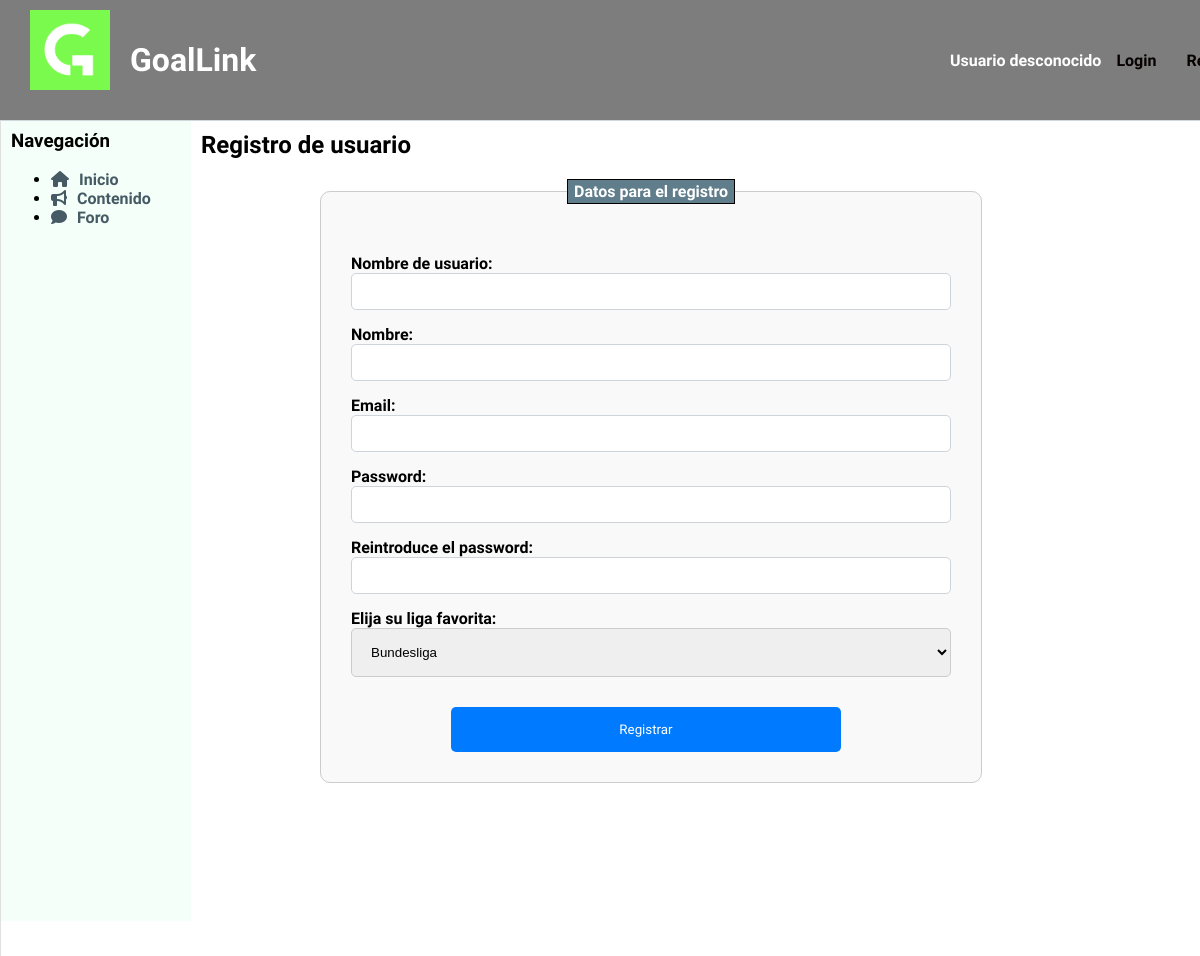
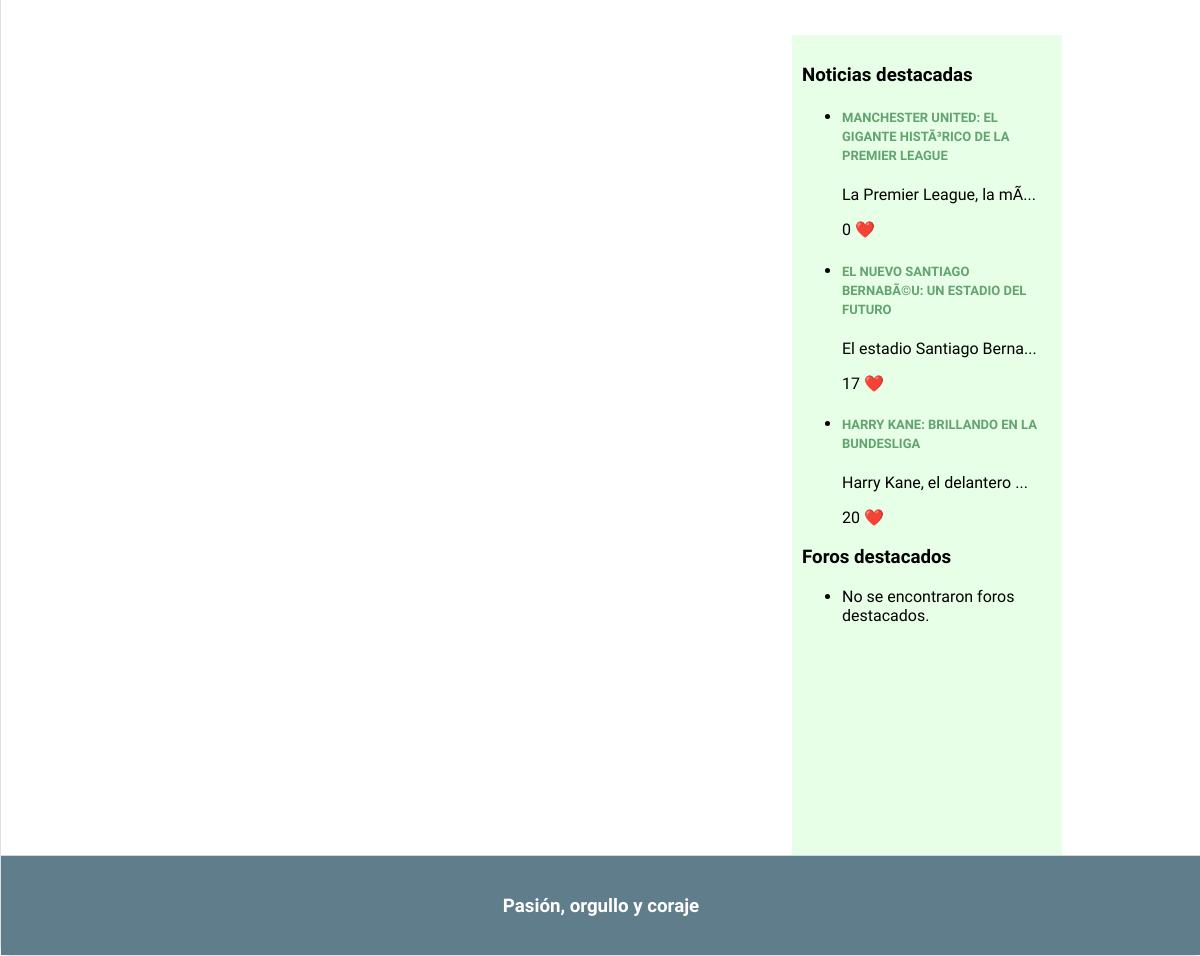
/anadirUsuario.php, run on the app's committed database (2 pictures, top to bottom).
### tables this page shows
CREATE TABLE `noticia` (
  `id` int(11) NOT NULL,
  `titulo` varchar(100) NOT NULL,
  `id_autor` int(11) DEFAULT NULL,
  `contenido` text DEFAULT NULL,
  `fecha` date NOT NULL,
  `likes` int(11) DEFAULT 0,
  `destacado` tinyint(1) NOT NULL DEFAULT 0,
  `imagen1` longblob DEFAULT NULL,
  `liga` varchar(20) DEFAULT NULL
);

### includes/src/Aplicacion.php (called while the page is built, shortened)
<?php
class Aplicacion
{
    private $dirInstalacion;
    private $inicializada;
    private function __construct()
    {
        $this->inicializada = false;
    }
    public function init($bdDatosConexion, $rutaApp = '/', $dirInstalacion = __DIR__)
    {
        if (!$this->inicializada) {
            $this->dirInstalacion = $dirInstalacion;
            $this->inicializada = true;
        }
    }
    public function doInclude($path = '')
    {
        $params = array();
        $this->doIncludeInterna($path, $params);
    }
    private function doIncludeInterna($path, &$params)
    {
        include($this->dirInstalacion . $path);
    }
    public function generaVista(string $rutaVista, &$params)
    {
        $params['app'] = $this;
        $rutaVista = "/Vistas{$rutaVista}";
        $this->doIncludeInterna($rutaVista, $params);
    }
}

### includes/src/noticias/noticiaModel.php (called while the page is built, shortened)
<?php
class Noticia
{
    private $id;
    private $titulo;
    private $contenido;
    private $fecha;
    private $likes;
    public function __construct($id, $id_autor, $titulo, $contenido, $fecha, $likes, $destacado, $liga,  $imagen1=NULL)
    {
        $this->id = $id;
        $this->titulo = $titulo;
        $this->contenido = $contenido;
        $this->fecha = $fecha;
        $this->likes = $likes;
    }
    public static function compararFechas($a, $b) {
        $aFecha=strtotime($a->getFecha());
        $bFecha=strtotime($b->getFecha());
        return ($aFecha > $bFecha) ? -1 : 1;
    }
    public static function listaDestacados($n) {
        $app = Aplicacion::getInstance();
        $conn = $app->getConexionBd();
        $result = $conn->query("SELECT * FROM noticia WHERE destacado>=$n");
        if($result && $result->num_rows>0){
            while($array=$result->fetch_assoc()){
                $noticia= new Noticia($array["id"], $array["id_autor"], $array["titulo"], $array["contenido"], $array["fecha"], $array["likes"], $array["destacado"], $array["liga"],$array["imagen1"] );
                $lista[]=$noticia;
            }
            usort($lista, array('es\ucm\fdi\aw\noticias\Noticia', 'compararFechas'));
            return $lista;
        }
        return NULL;
    }
    public function getId()
    {
        return $this->id;
    }
    public function getTitulo()
    {
        return $this->titulo;
    }
    public function getContenido()
    {
        return $this->contenido;
    }
    public function getFecha()
    {
        return $this->fecha;
    }
    public function getLikes()
    {
        return $this->likes;
    }
}

### includes/src/ligas/ligasModel.php (called while the page is built, shortened)
<?php
class Liga
{
    public static function listaLigas()
    {
        $app = Aplicacion::getInstance();
        $conn = $app->getConexionBd();
        $result = $conn->query("SELECT * FROM ligas");
        if ($result && $result->num_rows > 0) {
            $lista = array();
            while ($array = $result->fetch_assoc()) {
                $liga = new Liga($array["nombre"], $array["logo"]);
                $lista[] = $liga;
            }
            return $lista;
        }
        return NULL;
    }
}
?>

### includes/model/foroModel.php (called while the page is built, shortened)
<?php
class Foro
{
    public static function listaDestacados($n) {
        $conn = new mysqli('localhost', 'root', '', 'goallink_1');
        $result = $conn->query("SELECT * FROM foro WHERE destacado>=$n");
        return NULL;
    }
}

### includes/comun/sidebarDer.php (the view, shortened to what this page needs)
<aside id="sidebarDer">
    <h3>Noticias destacadas</h3>
    <ul>
        <?php
            require_once "includes/src/noticias/noticiaModel.php";
            $noticiasDestacadas = Noticia::listaDestacados(1);
            if ($noticiasDestacadas != NULL) {
                foreach ($noticiasDestacadas as $noticia) {
                    echo "<li>";
                    echo "<h4 class='titulo-noticia-BarraLateral'><a href='noticiaDinamica.php?id=" . $noticia->getId() . "'>" . $noticia->getTitulo() . "</a></h4>";
                    echo "<p>" . substr($noticia->getContenido(), 0, 25) . "..."."</p>";
                    echo "<p>" . $noticia->getLikes() . " <span style='color: red;'>&#10084;&#65039;</span></p>";
                    echo "</li>";
                }
            }
            else {
                echo "<li>No se encontraron noticias destacadas.</li>";
            }
        ?>
    </ul>
    <h3>Foros destacados</h3>
    <ul>
        <?php
            require "includes/model/foroModel.php";
            $forosDestacados = Foro::listaDestacados(1);
            if ($forosDestacados != NULL) {
                foreach ($forosDestacados as $foro) {
                    echo "<li>";
                    echo "<h4>" . $foro->getTitulo() . "</h4>";
                    echo "<p>" . $foro->getDescripcion() . "</p>";
                    echo "<p>" . $foro->getLikes() . " <span style='color: red;'>&#10084;&#65039;</span></p>";
                    echo "</li>";
                }
            } else {
                echo "<li>No se encontraron foros destacados.</li>";
            }
        ?>
    </ul>
</aside>

### CSS/estilo.css (style rules this page uses)
body { background-color: #f5f5f5; margin: 0; font-family: 'Signika Negative', sans-serif; }
aside { padding: 10px; float: right; width: 250px; height: 800px; background-color: #e6ffe6; margin-top: 70px; margin-right: 139px; }
.titulo-noticia-BarraLateral a { text-decoration: none; font-family: 'Signika Negative', sans-serif; font-size: 13px; color: #62a370; font-weight: bold; text-transform: uppercase; }

### data on the page
noticia: titulo "MANCHESTER UNITED: EL GIGANTE HISTÃ³RICO DE LA PREMIER LEAGUE", contenido "La Premier League, la mÃ", likes "0"
noticia: titulo "EL NUEVO SANTIAGO BERNABÃ©U: UN ESTADIO DEL FUTURO", contenido "El estadio Santiago Berna", likes "17"
noticia: titulo "HARRY KANE: BRILLANDO EN LA BUNDESLIGA", contenido "Harry Kane, el delantero", likes "20"

### other printed values
form field liga "Bundesliga"
